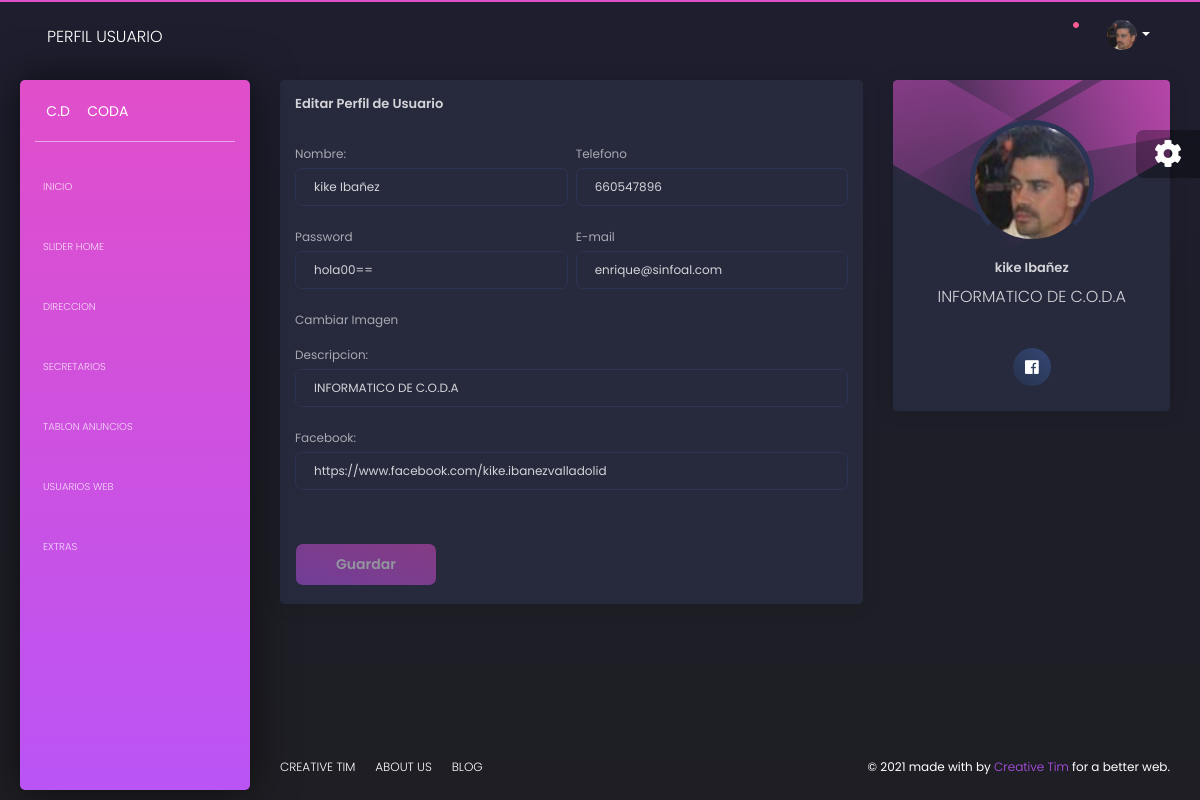
The app's page /admin2009/examples/perfil.php?newBD=true (signed in) with its own data.
### tables this page shows
CREATE TABLE `web_usuarios` (
  `id` int(5) NOT NULL,
  `nombre` varchar(250) NOT NULL,
  `pass` varchar(15) NOT NULL,
  `imagen` varchar(250) NOT NULL,
  `permisos` int(1) NOT NULL,
  `activo` int(1) NOT NULL,
  `telefono` int(9) NOT NULL,
  `facebook` varchar(250) NOT NULL,
  `mail` varchar(250) NOT NULL,
  `descripcion` varchar(150) NOT NULL,
  `uss` varchar(25) NOT NULL
);

### admin2009/examples/perfil.php (the view, shortened to what this page needs)
<!DOCTYPE html>
<html lang="en">
<?php
$uss = $_SESSION['id_uss'];
$sql=mysql_query("SELECT * FROM web_usuarios WHERE id='$uss'");
while($fila=mysql_fetch_array($sql))
	{
	$nombre = $fila['nombre'];
	$pass = $fila['pass'];
	$telf = $fila['telefono'];
	$mail = $fila['mail'];
	$facebook = $fila['facebook'];
	$desc = $fila['descripcion'];
	}
?>
<head>
  <link href="https://use.fontawesome.com/releases/v5.0.6/css/all.css" rel="stylesheet">
  <link href="../assets/css/nucleo-icons.css" rel="stylesheet" />
  <link href="../assets/css/black-dashboard.css?v=1.0.0" rel="stylesheet" />
  <link href="../assets/demo/demo.css" rel="stylesheet" />
</head>
<body class="">
  <div class="wrapper">
    <?php
		include("menu.php");
	?>
    </div>
    <div class="main-panel">
      <nav class="navbar navbar-expand-lg navbar-absolute navbar-transparent">
        <div class="container-fluid">
          <div class="navbar-wrapper">
            <a class="navbar-brand" href="javascript:void(0)">PERFIL USUARIO</a>
          </div>
          <div class="collapse navbar-collapse" id="navigation">
			<?php
			include("usuario.php");
			?>
          </div>
        </div>
      </nav>
      <div class="content">
        <div class="row">
          <div class="col-md-8">
            <div class="card">
              <div class="card-header">
                <h5 class="title">Editar Perfil de Usuario</h5>
              </div>
              <div class="card-body">
                <form action="perfil_guardar.php?newBD=true" method="post" enctype="multipart/form-data">
                  <div class="row">
                    <div class="col-md-6 pr-md-1">
                      <div class="form-group">
                        <label>Nombre:</label>
                        <input type="text" class="form-control" name="nombre" value="<?php echo $nombre;?>">
                      </div>
                    </div>
					<div class="col-md-6 pl-md-1">
                      <div class="form-group">
                        <label>Telefono</label>
                        <input type="text" class="form-control" value="<?php echo $telf?>" name="mail">
                      </div>
                    </div>
                  </div>
                  <div class="row">
                    <div class="col-md-6 pr-md-1">
                      <div class="form-group">
                        <label>Password</label>
							<input type="text" class="form-control" value="<?php echo $pass;?>" name="pass">
                      </div>
                    </div>
                    <div class="col-md-6 pl-md-1">
                      <div class="form-group">
                        <label>E-mail</label>
                        <input type="text" class="form-control" value="<?php echo $mail?>" name="mail">
                      </div>
                    </div>
                  </div>
                  <div class="row">
                    <div class="col-md-4 pr-md-1">
                      <div class="form-group">
                        <label>Cambiar Imagen</label>
                      </div>
                    </div>
                  </div>
				  <div class="row">
                    <div class="col-md-12">
                      <div class="form-group">
                        <label>Descripcion:</label>
                        <input type="text" class="form-control" name="desc" value="<?php echo $desc;?>">
                      </div>
                    </div>
                  </div>
				  <div class="row">
                    <div class="col-md-12">
                      <div class="form-group">
                        <label>Facebook:</label>
                        <input type="text" class="form-control" name="facebook" value="<?php echo $facebook;?>">
                      </div>
                    </div>
                  </div>
              </div>
              <div class="card-footer">
                <button type="submit" class="btn btn-fill btn-primary" disabled="disabled">Guardar</button>
              </div>
            </div>
          </div>
          <div class="col-md-4">
            <div class="card card-user">
              <div class="card-body">
                <p class="card-text">
                  <div class="author">
                    <div class="block block-three"></div>
                    <a href="javascript:void(0)">
                      <img class="avatar" src="../assets/img/<?php echo $imagen;?>" alt="...">
                      <h5 class="title"><?php echo $nombre;?></h5>
                    </a>
                    <p class="description">
                      <?php echo $desc;?>
                    </p>
                  </div>
                </p>
              </div>
              <div class="card-footer">
                <div class="button-container">
				<a href="<?php echo $facebook;?>">
                  <button href="javascript:void(0)" class="btn btn-icon btn-round btn-facebook">
                    <i class="fab fa-facebook"></i>
                  </button>
				  </a>
                </div>
              </div>
            </div>
          </div>
        </div>
      </div>
      <footer class="footer">
        <div class="container-fluid">
          <ul class="nav">
            <li class="nav-item">
              <a href="javascript:void(0)" class="nav-link">
                Creative Tim
              </a>
            </li>
            <li class="nav-item">
              <a href="javascript:void(0)" class="nav-link">
                About Us
              </a>
            </li>
            <li class="nav-item">
              <a href="javascript:void(0)" class="nav-link">
                Blog
              </a>
            </li>
          </ul>
          <div class="copyright">
            ©
             made with <i class="tim-icons icon-heart-2"></i> by
            <a href="javascript:void(0)" target="_blank">Creative Tim</a> for a better web.
          </div>
        </div>
      </footer>
    </div>
  </div>
  <div class="fixed-plugin">
    <div class="dropdown show-dropdown">
      <a href="#" data-toggle="dropdown">
        <i class="fa fa-cog fa-2x"> </i>
      </a>
    </div>
  </div>
</body>
</html>

### admin2009/examples/usuario.php (shortened to what this page needs)
<?php
$uss = $_SESSION['id_uss'];
include("../../conexion.php");
$sql =$mysqli2->query("SELECT imagen FROM web_usuarios WHERE id='$uss'");
if($sql->num_rows > 0){
  $row = $sql ->fetch_array();
	$imagen =$row["imagen"];
			}
?>
<ul class="navbar-nav ml-auto">
              <li class="search-bar input-group">
                <button class="btn btn-link" id="search-button" data-toggle="modal" data-target="#searchModal"><i class="tim-icons icon-zoom-split"></i>
                </button>
              </li>
              <li class="dropdown nav-item">
                <a href="javascript:void(0)" class="dropdown-toggle nav-link" data-toggle="dropdown">
                  <div class="notification d-none d-lg-block d-xl-block"></div>
                </a>
              </li>
              <li class="dropdown nav-item">
                <a href="#" class="dropdown-toggle nav-link" data-toggle="dropdown">
                  <div class="photo">
                    <img src="../assets/img/<?php echo $imagen;?>" alt="Profile Photo">
                  </div>
                  <b class="caret d-none d-lg-block d-xl-block"></b>
                </a>
              </li>
            </ul>

### records on screen
web_usuarios: imagen (picture), nombre "kike Ibañez", mail "660547896", pass "hola00==", mail "enrique@sinfoal.com", desc "INFORMATICO DE C.O.D.A", facebook "https://www.facebook.com/kike.ibanezvalladolid", descripcion "INFORMATICO DE C.O.D.A"
